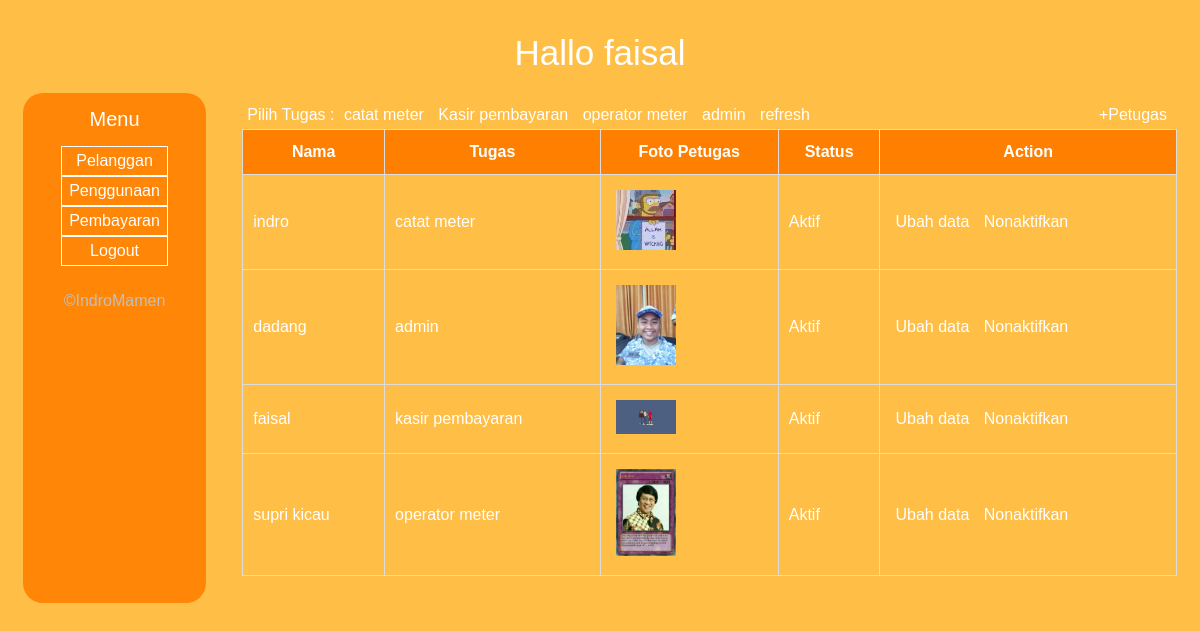
Screenshot of /petugas.php (signed in) with the database file from the repository.
### tables this page shows
CREATE TABLE `images` (
  `id_images` int(11) NOT NULL,
  `id_login` int(11) NOT NULL,
  `nama_gambar` varchar(255) NOT NULL,
  `file` varchar(255) NOT NULL
);

### app/petugas.php (called while the page is built, shortened)
<?php
function petugas(){
	global $link;
	$query = "SELECT * FROM login INNER JOIN images on login.id_login = images.id_login WHERE level < 5";
	$result = mysqli_query($link, $query);
	return $result;
}
function keaktifan($i){
	if ($i == 0) $aktif = 'Tidak Aktif';
	else $aktif = 'Aktif';
	return $aktif;
}
function tugas($i){
	if ($i == 0) $tugas = 'catat meter';
	elseif ($i == 1) $tugas = 'kasir pembayaran';
	elseif ($i == 2) $tugas = 'operator meter';
	elseif ($i == 3) $tugas = 'admin';
	elseif ($i == 100) $tugas = 'DEWA';
	else $tugas = 'nganggur';
	return $tugas;
}
?>

### petugas.php (the view, shortened to what this page needs)
<?php require_once 'des/header-petugas.php';
?>
<div id="atas">
	<div class="left">
		<br>Pilih Tugas :
		<a href="petugas.php?lvl=0" class="class btn btn-primary">catat meter</a>
		<a href="petugas.php?lvl=1" class="class btn btn-primary">Kasir pembayaran</a>
		<a href="petugas.php?lvl=2" class="class btn btn-primary">operator meter</a>
		<a href="petugas.php?lvl=3" class="class btn btn-primary">admin</a>
		<a href="petugas.php" class="class btn btn-primary">refresh</a>
	</div>
	<div class="right"><br><a href="form-petugas.php" class="class btn btn-primary">+Petugas</a></div>
	<div class="clear"></div>
</div>
<div id="badan">
	<table id="data">
		<tr>
			<th>Nama</th>
			<th>Tugas</th>
			<th>Foto Petugas</th>
			<th>Status</th>
			<th>Action</th>
		</tr>
		<?php
		if (isset($_GET['lvl'])) {
			$lv = $_GET['lvl'];
			if ($lv >= 4 or $lv <= -1) {
				$_SESSION['alert'] = "<script>mscAlert('Tugas Tidak ada!');</script>";
				header('location: petugas.php');
				die();
			}
			$mt = petugas_level($lv);
		}else{
			$mt = petugas();
		}
		while ($ptgs = mysqli_fetch_assoc($mt)) {
			?>
			<tr>
				<td><?= $ptgs['username']; ?></td>
				<td><?= tugas($ptgs['level']); ?></td>
				<td><img width="60px" src="img/<?=$ptgs['file'];?>" ?></td>
				<td><?= keaktifan($ptgs['aktif']); ?></td>
				<td>
					<a href="form-petugas.php?ptgs=<?= $ptgs['id_login'] ?>" class="class btn btn-primary">Ubah data</a>
					<?php if ($ptgs['aktif'] == 1): ?>
						<a onclick="nonaktif('<?= $ptgs['id_login'] ?>')" class="class btn btn-primary">Nonaktifkan</a>
						<?php else: ?>
							<a onclick="aktif('<?= $ptgs['id_login'] ?>')" class="class btn btn-primary">Aktifkan</a>
						<?php endif ?>
					</td>
				</tr>
			<?php } ?>
		</table>
		<?php require_once 'des/footer-petugas.php'; ?>

### des/header-petugas.php (shortened to what this page needs)
<!DOCTYPE html>
<html>
<head>
	<link rel="stylesheet" type="text/css" href="des/petugas.css">
	<link rel="stylesheet" type="text/css" href="des/msc-style.css">
</head>
<body>
	<p class="text" align="center">Hallo <?= $_SESSION['petugas']; ?></p>
	<div id="tugas" align="center">
		<div id="menu" class="left">
			<p class="text1">Menu</p>
			<nav>
				<?php if ($_SESSION['level'] == '100' or $_SESSION['level'] == '3'): ?>
					<a href="tarif.php" class="button">Tarif</a>
					<a href="petugas.php" class="button">Petugas</a>
					<a href="pelanggan.php" class="button">Pelanggan</a>
					<a href="penggunaan.php" class="button">Penggunaan</a>
					<a href="pembayaran.php" class="button">Pembayaran</a>
					<a href="tagihan.php" class="button">Tagihan</a>
						<?php elseif($_SESSION['level'] == '2'): ?>
							<a href="tarif.php" class="button">Tarif</a>
							<a href="pelanggan.php" class="button">Pelanggan</a>
							<?php elseif($_SESSION['level'] == '1'): ?>
								<a href="pelanggan.php" class="button">Pelanggan</a>
								<a href="penggunaan.php" class="button">Penggunaan</a>
								<a href="pembayaran.php" class="button">Pembayaran</a>
								<?php elseif($_SESSION['level'] == '0'): ?>
									<a href="pelanggan.php" class="button">Pelanggan</a>
								<?php endif ?>
								<a href="hapus.php?login=<?= $_SESSION['login']; ?>" class="button">Logout</a>
							</nav>
							<p style="color: silver">&copy;IndroMamen</p>
						</div>
						<div id="wrapper" class="right">

### des/footer-petugas.php (shortened to what this page needs)
		</div>
	</div>
	<div class="clear"></div>
</div>
</body>
</html>

### des/petugas.css (style rules this page uses)
* { padding: 5px; color: white; font-family: sans-serif; }
body { background-color: rgb(255,190,70); z-index: 1; }
a { text-decoration: none; }
nav a { display: inline-block; width: 60%; }
#data { font-family: sans-serif; border-collapse: collapse; width: 100%; }
#data td, #data th { border: 1px solid #ddd; padding: 10px; height: 20px; }
#data tr:nth-child(even) { background-color: rgba(0,0,0,0); }
#data th { padding-top: 12px; padding-bottom: 12px; text-align: center; background-color: rgb(255,128,0); color: white; }
.clear { clear: both; }
.left { float: left; }
.right { float: right; }
.text { font-size: 35px; margin: 10px; }
.text1 { font-size: 20px; margin: 5px; }
.button { width: 95px; background-color: rgba(0,0,0,0); border: 1px solid white; font-family: sans-serif; cursor: pointer; }
#tugas { border-radius: 20px; }
#menu { border-radius: 20px; width: 15%; height: 500px; background-color: rgba(255,128,0,0.9); }
#wrapper { width: 81%; height: auto; }
#atas, #badan { margin-top: -20px; width: 100%; height: auto; }

### rows the page displays
images: id_login.username "indro", id_login.level "catat meter", file (picture), id_login.aktif "Aktif"
images: id_login.username "dadang", id_login.level "admin", file (picture), id_login.aktif "Aktif"
images: id_login.username "faisal", id_login.level "kasir pembayaran", file (picture), id_login.aktif "Aktif"
images: id_login.username "supri kicau", id_login.level "operator meter", file (picture), id_login.aktif "Aktif"

### other values shown
$_SESSION['petugas'] "faisal"
